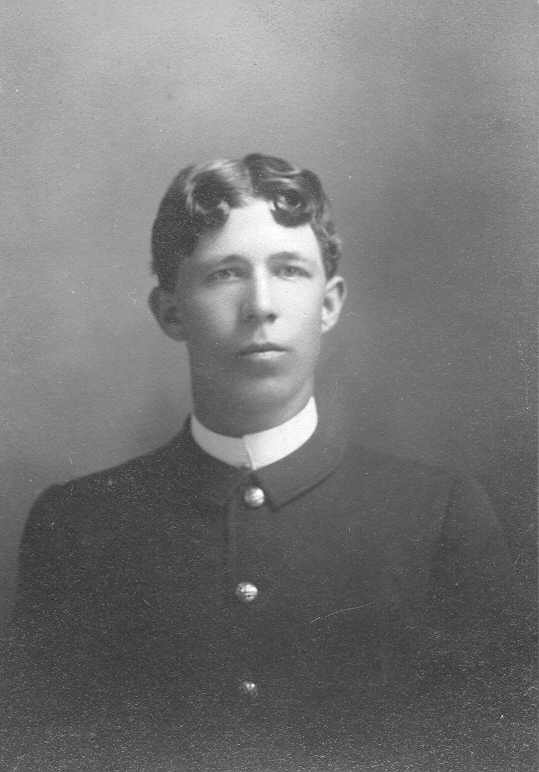
%> input picture 2021Fall/COMP4421/Tutorial_2_codes/charles_butter_2.jpg, 539 x 772 px
$ octave image_gradient.m   (GNU Octave 9; MATLAB toolbox functions it lacks are replaced by stand-ins)
%> lines starting %> are read from the running program, lines starting %| are printed output that depends on the picture
f = imread('charles_butter_2.jpg');
%> f is the input picture: size 772x539 uint8; min 34, max 255, mean 118.6

[fx,fy] = gradient(double(f));
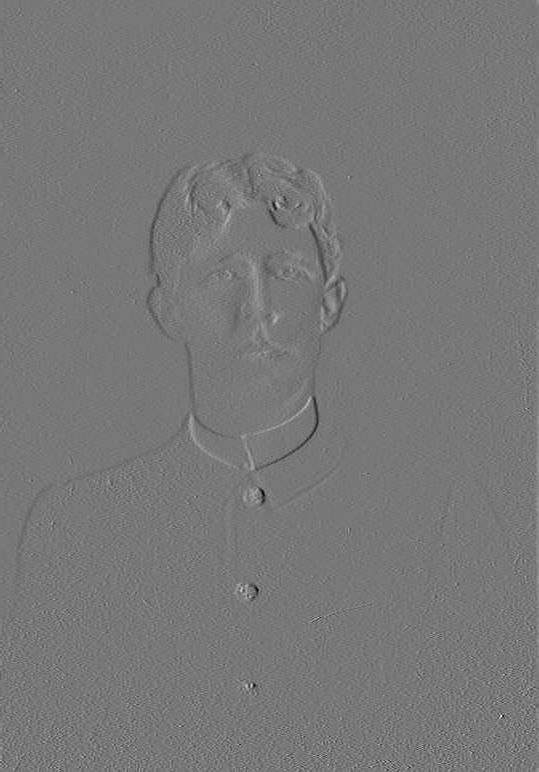
%> fx: size 772x539 double; min -69, max 77.5, mean 0; drawn with min black and max white

df = sqrt(fx.^2+fy.^2);
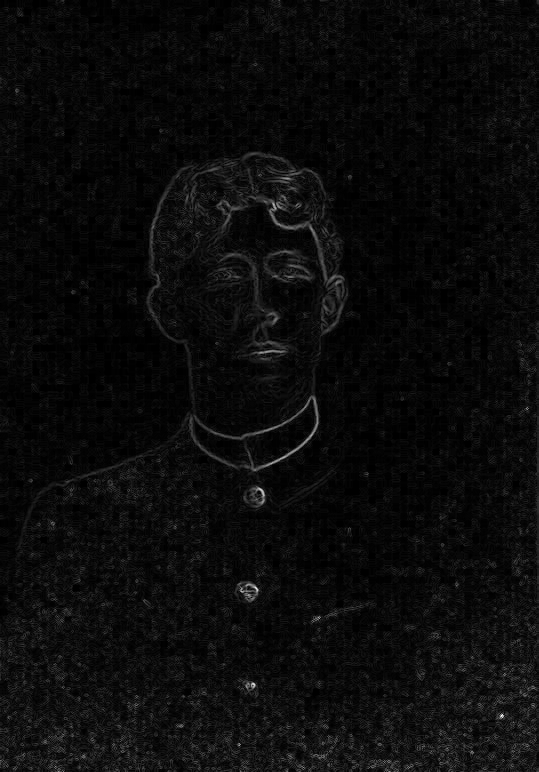
%> df: size 772x539 double; min 0, max 86.99, mean 3.9; drawn with min black and max white

figure;
subplot(2,2,1), imshow(f), title('original');
subplot(2,2,2), imshow(uint8(fx)), title('df/dx');
subplot(2,2,3), imshow(uint8(fy)), title('df/dy');
subplot(2,2,4), imshow(uint8(df)), title('magnitude');

b_cutoff = 12;
figure
subplot(2,2,1), imshow(histeq(df, [32,32])), title('hist eq');
%> after `imshow(histeq(df, [32,32]))`:
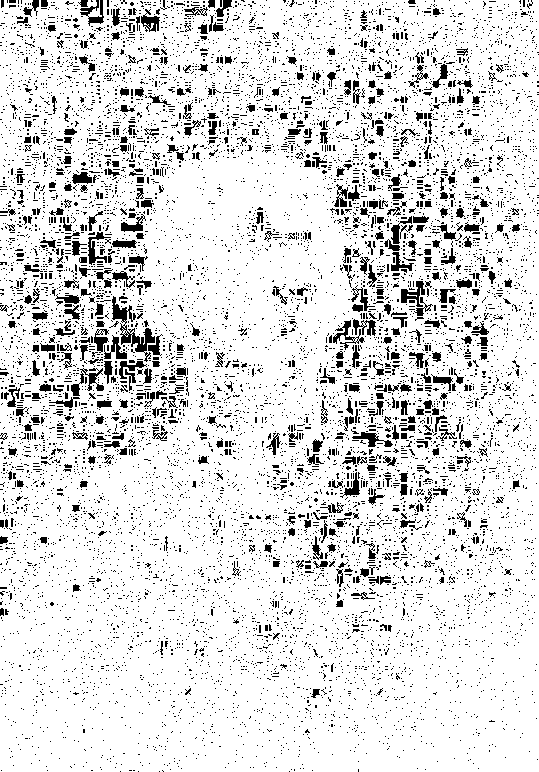
%> displayed picture: size 772x539, on the screen's scale of 0 to 255; 87.3% white; black in thin lines or dots
subplot(2,2,2), imshow(uint8((fx>b_cutoff) * 255)), title('df/dx');
%> after `imshow(uint8((fx>b_cutoff) * 255))`:
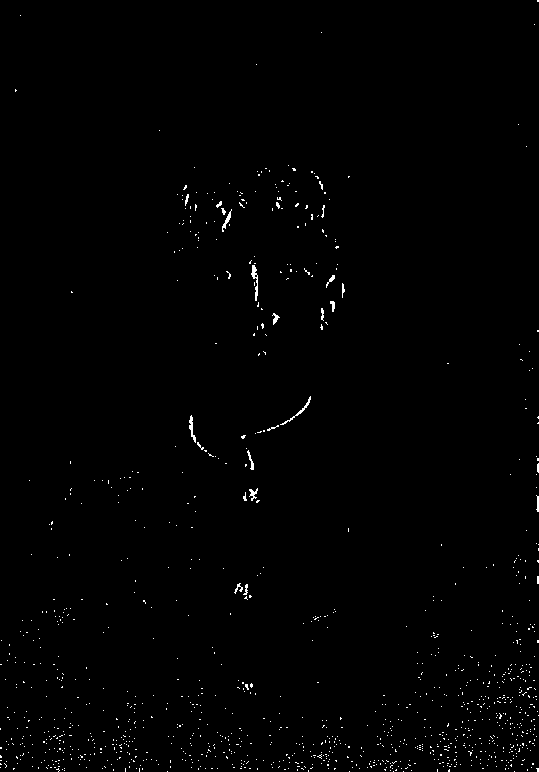
%> displayed picture: size 772x539, on the screen's scale of 0 to 255; 0.71% white in thin lines or dots
subplot(2,2,3), imshow(uint8((fy>b_cutoff) * 255)), title('df/dy');
%> after `imshow(uint8((fy>b_cutoff) * 255))`:
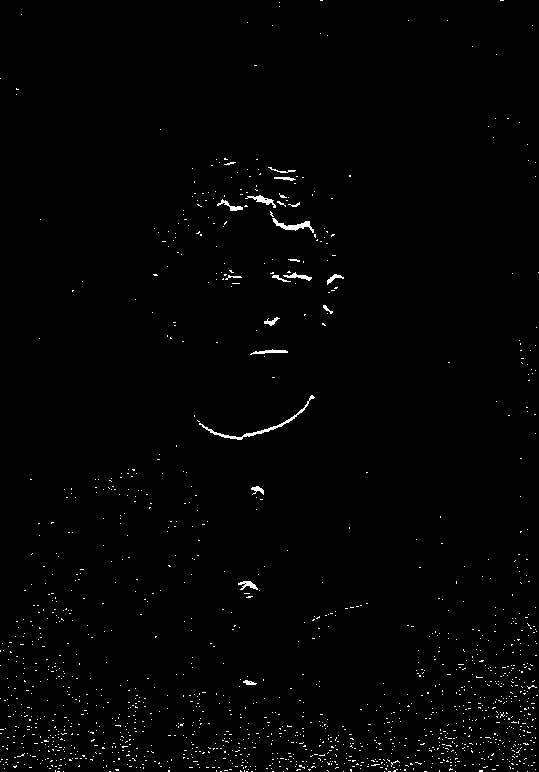
%> displayed picture: size 772x539, on the screen's scale of 0 to 255; 1% white in thin lines or dots
subplot(2,2,4), imshow(uint8((df>b_cutoff) * 255)), title('magnitude');
%> after `imshow(uint8((df>b_cutoff) * 255))`:
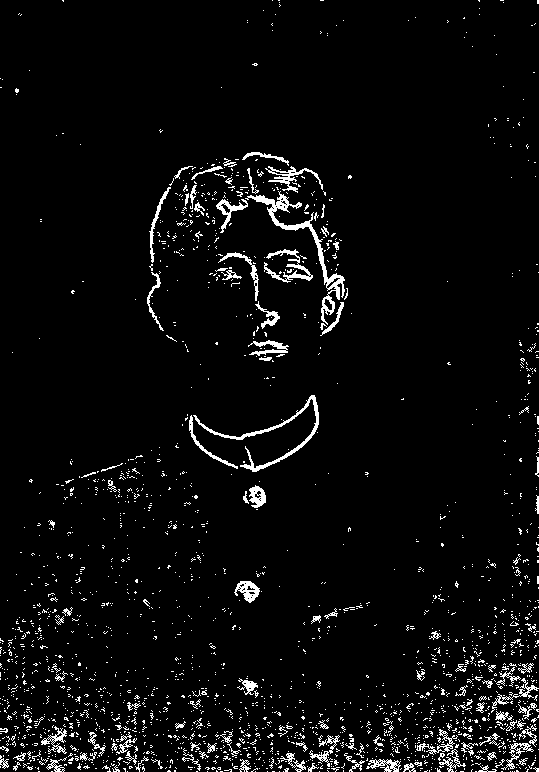
%> displayed picture: size 772x539, on the screen's scale of 0 to 255; 4.3% white in thin lines or dots

figure
mask = fspecial('prewitt') ; % emphasize horizontal edges by approximating a vertical gradient
subplot(2,2,2), imshow(uint8(imfilter(df, mask))), title('df/dx');
subplot(2,2,3), imshow(uint8(imfilter(df, mask))), title('df/dy');
subplot(2,2,4), imshow(uint8(imfilter(df, mask))), title('magnitude');

figure
mask = fspecial('sobel') ; % emphasize horizontal edges by approximating a vertical gradient
subplot(2,2,2), imshow(uint8(imfilter(df, mask))), title('df/dx');
%> after `imshow(uint8(imfilter(df, mask)))`:
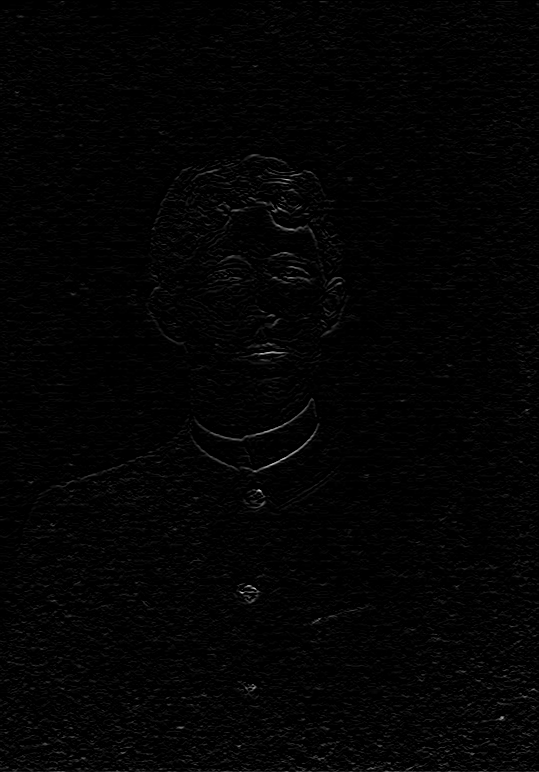
%> displayed picture: size 772x539, on the screen's scale of 0 to 255; min 0, max 214, mean 3.5
subplot(2,2,3), imshow(uint8(imfilter(df, mask))), title('df/dy');
subplot(2,2,4), imshow(uint8(imfilter(df, mask))), title('magnitude');

$ run again, with 2021Fall/COMP4421/Tutorial_2_codes/Venice.jpg copied over 2021Fall/COMP4421/Tutorial_2_codes/charles_butter_2.jpg
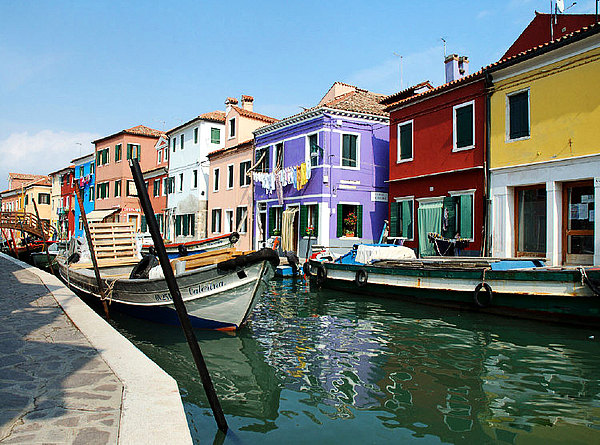
%> input picture 2021Fall/COMP4421/Tutorial_2_codes/Venice.jpg, 600 x 445 px
%> f is the input picture: size 445x600x3 uint8; mean R, G, B 114.1, 126.7, 127.5
%> `[fx,fy] = gradient(double(f));`:
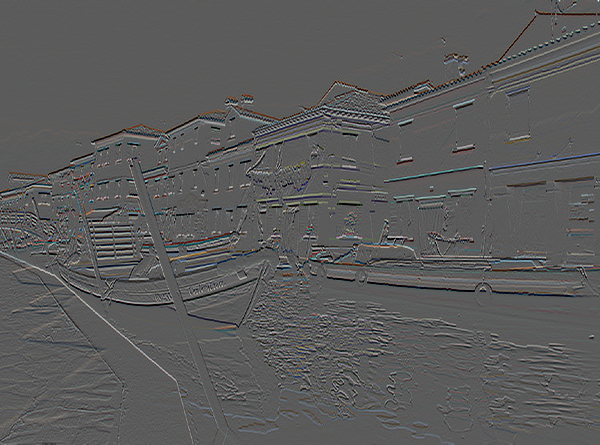
%> fy: size 445x600x3 double; mean R, G, B -0.1, -0.2, -0.3; drawn with min black and max white
%> `imshow(uint8(imfilter(df, mask)))`:
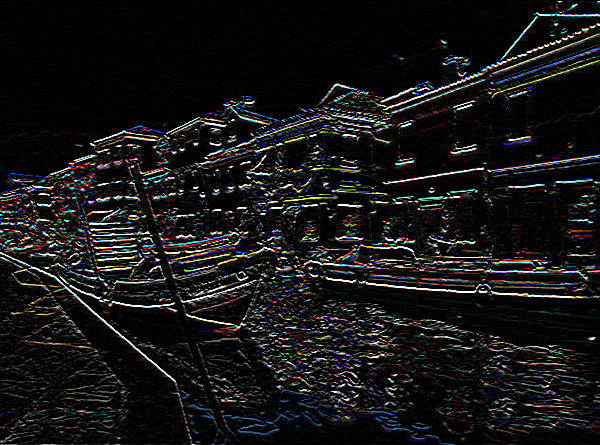
%> displayed picture: size 445x600x3, on the screen's scale of 0 to 255; mean R, G, B 21, 21, 20.7
